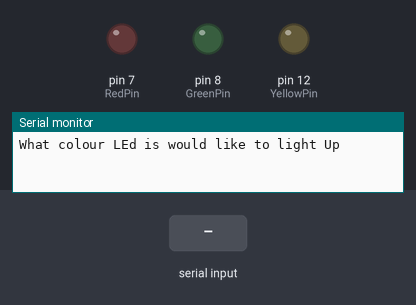
Simulated run of this sketch. Board: Arduino Uno, built with avr-gcc and run on an emulated ATmega328P. Parts: output pins drawn as LEDs (lit = HIGH), the last lines printed to the serial monitor. Inputs (shaded band) come from the test bench.

Above: at 1.2 s.
1.3 s: "red" received over Serial
At 2.9 s:
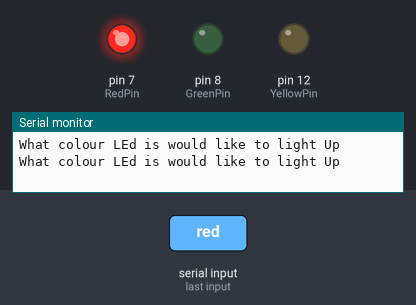
3.8 s: "green" received over Serial
At 6.0 s:
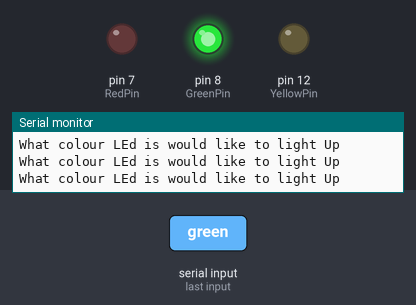
6.3 s: "yellow" received over Serial
At 8.0 s:
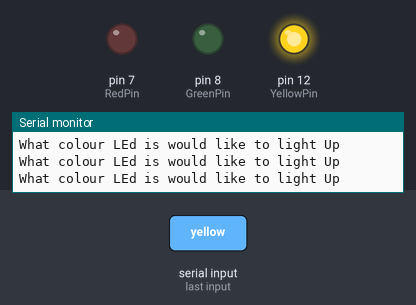
Timing chart, 0 to 9.5 s (numbered marks = the images above; inputs shaded):
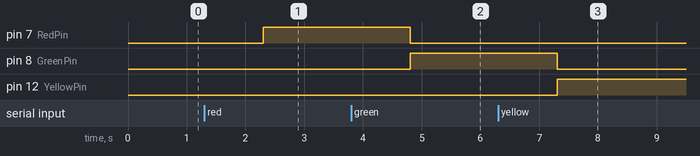

Measured:
- after the input at 1.3 s, pin 7 (RedPin): LOW → HIGH after 1.0 s
- after the input at 3.8 s, pin 7 (RedPin): HIGH → LOW after 1.0 s; pin 8 (GreenPin): LOW → HIGH after 1.0 s
- after the input at 6.3 s, pin 8 (GreenPin): HIGH → LOW after 1.0 s; pin 12 (YellowPin): LOW → HIGH after 1.0 s

The sketch:

SerialLedColor.ino
```cpp
String msg = "What colour LEd is would like to light Up";
int RedPin = 7;
int GreenPin = 8;
int YellowPin = 12;
String LEDBLINK;
int delayTime = 1000;

void setup() {
  // put your setup code here, to run once:
  Serial.begin(9600);
  pinMode(RedPin, OUTPUT);
  pinMode(GreenPin, OUTPUT);
  pinMode(YellowPin, OUTPUT);
}

void loop() {
  // put your main code here, to run repeatedly:

  Serial.println(msg);
  while (Serial.available() == 0)
  {
  }

  LEDBLINK = Serial.readString();

  if (LEDBLINK == "red")
  {
    analogWrite(RedPin, 255);
    analogWrite(GreenPin, 0);
    analogWrite(YellowPin, 0);
  }

  if (LEDBLINK == "green")
  {
    digitalWrite(GreenPin, HIGH);
    digitalWrite(RedPin, LOW);
    digitalWrite(YellowPin, LOW);
  }

  if (LEDBLINK == "yellow")
  {
    digitalWrite(YellowPin, HIGH);
    digitalWrite(RedPin, LOW);
    digitalWrite(GreenPin, LOW);
  }
}
```
